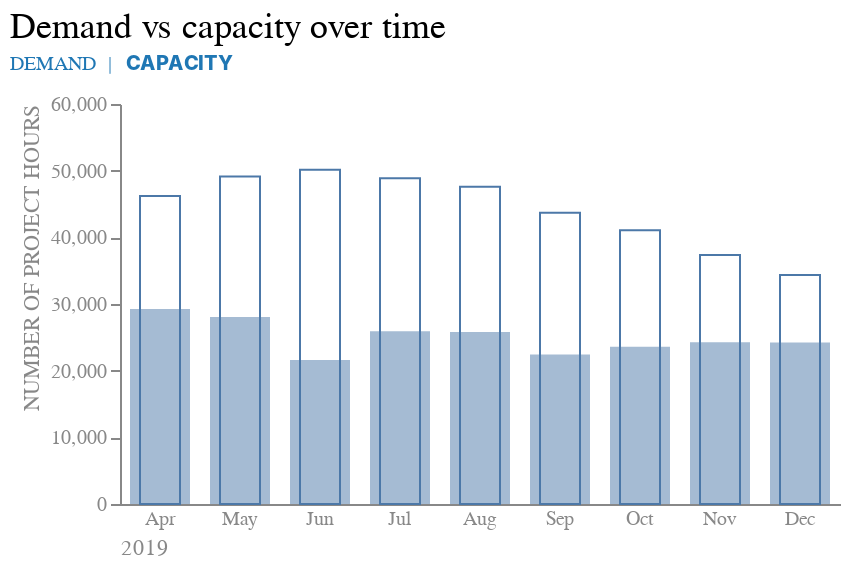

Notebook cell for this chart:
### Markdown cell above
#### Overlapping bars

The author now explores overlapping bars, wherein two bar graphs are positioned on top of each other, sharing the same axis. The Capacity data is displayed with transparency to prevent any potential confusion that might arise with a stacked bar chart. 

In this particular graph, our choice was to emulate the column labeling using a title with different colors, despite Altair not providing a straightforward method for such customization. Unlike previous examples where the default legend effectively distinguished colors, the current data distinction — "opaque" or "transparent" — is better conveyed by utilizing normal or bold text in the title instead of relying on a legend with colors.

### Code cell
# Demand bar, with bigger spacing between them, unfilled
demand = alt.Chart(demand_2019, 
                   width = alt.Step(40), 
                   title = alt.Title(
                       "Demand vs capacity over time",
                       fontSize = 18,
                       fontWeight = 'normal',
                       anchor = 'start'
                       )
                    ).mark_bar(filled = False).encode(
    y = alt.Y('Value', 
              axis = alt.Axis(grid = False, titleAnchor = 'end', labelColor = "#888888", titleColor = '#888888'), 
              scale = alt.Scale(domain = [0, 60000]), 
              title = "NUMBER OF PROJECT HOURS"),
    x = alt.X('month', 
              sort = None, 
              axis = alt.Axis(labelAngle = 0, titleAnchor = 'start', labelColor = "#888888", titleColor = '#888888', ticks = False), 
              title = "2019")
    )


# Capacity bar, bigger size and more transparency
capacity = alt.Chart(capacity_2019).mark_bar(
    size = 30
    ).encode(
    y = alt.Y('Value', 
              axis = alt.Axis(grid = False, titleAnchor = 'end', 
                              labelColor = "#888888", titleColor = '#888888',
                              titleFontWeight = 'normal'), 
              scale = alt.Scale(domain = [0, 60000]), 
              title = "NUMBER OF PROJECT HOURS"),
    x = alt.X('month', 
              sort = None, 
              axis = alt.Axis(labelAngle = 0, titleAnchor = 'start', 
                              labelColor = "#888888", titleColor = '#888888', 
                              titleFontWeight = 'normal', ticks = False), 
              title = "2019"),
    opacity = alt.value(0.5)
    )

# Labeling for subtitle
label1 = alt.Chart({"values": 
                    [{"text":  ['DEMAND  |']}]
                    }
                    ).mark_text(size = 10, 
                                align = "left", 
                                dx = -235, dy = -120, 
                                color = '#1f77b4'
                                ).encode(text = "text:N")

label2 = alt.Chart({"values": 
                    [{"text":  ['CAPACITY']}]
                    }
                    ).mark_text(size = 10, 
                                align = "left", 
                                dx = -177, dy = -120, 
                                color = '#1f77b4',
                                fontWeight = 800
                                ).encode(text = "text:N")

overlap = capacity + demand + label1 + label2

overlap.configure_scale(
    bandPaddingInner = 0.5
).configure_view(stroke = None).properties(height = 200)

### Figure 1 — Vega-Lite specification as saved in the notebook (floating-point values rounded to 4 significant figures)
{"config": {"view": {"continuousWidth": 300, "continuousHeight": 300, "stroke": null}, "scale": {"bandPaddingInner": 0.5}}, "layer": [{"data": {"name": "data-6563dc1165a072f2ab68a801d7f1a3ed"}, "mark": {"type": "bar", "size": 30}, "encoding": {"opacity": {"value": 0.5}, "x": {"axis": {"labelAngle": 0, "labelColor": "#888888", "ticks": false, "titleAnchor": "start", "titleColor": "#888888", "titleFontWeight": "normal"}, "field": "month", "sort": null, "title": "2019", "type": "nominal"}, "y": {"axis": {"grid": false, "labelColor": "#888888", "titleAnchor": "end", "titleColor": "#888888", "titleFontWeight": "normal"}, "field": "Value", "scale": {"domain": [0, 60000]}, "title": "NUMBER OF PROJECT HOURS", "type": "quantitative"}}}, {"data": {"name": "data-e534e8b67a67e2c71dfef5a17d5b54f3"}, "mark": {"type": "bar", "filled": false}, "encoding": {"x": {"axis": {"labelAngle": 0, "labelColor": "#888888", "ticks": false, "titleAnchor": "start", "titleColor": "#888888"}, "field": "month", "sort": null, "title": "2019", "type": "nominal"}, "y": {"axis": {"grid": false, "labelColor": "#888888", "titleAnchor": "end", "titleColor": "#888888"}, "field": "Value", "scale": {"domain": [0, 60000]}, "title": "NUMBER OF PROJECT HOURS", "type": "quantitative"}}, "title": {"text": "Demand vs capacity over time", "anchor": "start", "fontSize": 18, "fontWeight": "normal"}}, {"data": {"name": "data-fd40bf7b2ed89b2c582bd8d0b2fc7524"}, "mark": {"type": "text", "align": "left", "color": "#1f77b4", "dx": -235, "dy": -120, "size": 10}, "encoding": {"text": {"field": "text", "type": "nominal"}}}, {"data": {"name": "data-6b100461ad86d17fc030d068d1e8d22d"}, "mark": {"type": "text", "align": "left", "color": "#1f77b4", "dx": -177, "dy": -120, "fontWeight": 800, "size": 10}, "encoding": {"text": {"field": "text", "type": "nominal"}}}], "height": 200, "width": {"step": 40}, "$schema": "https://vega.github.io/schema/vega-lite/v5.15.1.json", "datasets": {"data-6563dc1165a072f2ab68a801d7f1a3ed": [{"Metric": "CAPACITY", "Value": 29263, "year": 2019, "month": "Apr"}, {"Metric": "CAPACITY", "Value": 28037, "year": 2019, "month": "May"}, {"Metric": "CAPACITY", "Value": 21596, "year": 2019, "month": "Jun"}, {"Metric": "CAPACITY", "Value": 25895, "year": 2019, "month": "Jul"}, {"Metric": "CAPACITY", "Value": 25813, "year": 2019, "month": "Aug"}, {"Metric": "CAPACITY", "Value": 22427, "year": 2019, "month": "Sep"}, {"Metric": "CAPACITY", "Value": 23605, "year": 2019, "month": "Oct"}, {"Metric": "CAPACITY", "Value": 24263, "year": 2019, "month": "Nov"}, {"Metric": "CAPACITY", "Value": 24243, "year": 2019, "month": "Dec"}], "data-e534e8b67a67e2c71dfef5a17d5b54f3": [{"Metric": "DEMAND", "Value": 46193, "year": 2019, "month": "Apr"}, {"Metric": "DEMAND", "Value": 49131, "year": 2019, "month": "May"}, {"Metric": "DEMAND", "Value": 50124, "year": 2019, "month": "Jun"}, {"Metric": "DEMAND", "Value": 48850, "year": 2019, "month": "Jul"}, {"Metric": "DEMAND", "Value": 47602, "year": 2019, "month": "Aug"}, {"Metric": "DEMAND", "Value": 43697, "year": 2019, "month": "Sep"}, {"Metric": "DEMAND", "Value": 41058, "year": 2019, "month": "Oct"}, {"Metric": "DEMAND", "Value": 37364, "year": 2019, "month": "Nov"}, {"Metric": "DEMAND", "Value": 34364, "year": 2019, "month": "Dec"}], "data-fd40bf7b2ed89b2c582bd8d0b2fc7524": [{"text": ["DEMAND  |"]}], "data-6b100461ad86d17fc030d068d1e8d22d": [{"text": ["CAPACITY"]}]}}
